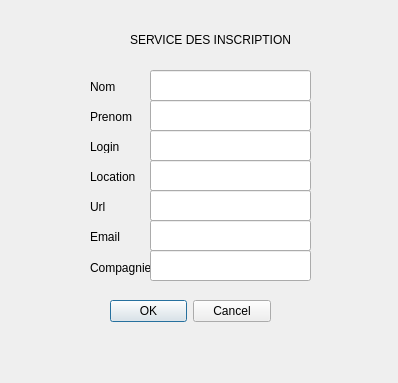
<?xml version="1.0" encoding="UTF-8"?>
<ui version="4.0">
 <class>InscriptionWindow</class>
 <widget class="QDialog" name="InscriptionWindow">
  <property name="geometry">
   <rect>
    <x>0</x>
    <y>0</y>
    <width>398</width>
    <height>383</height>
   </rect>
  </property>
  <property name="windowTitle">
   <string>Dialog</string>
  </property>
  <widget class="QLabel" name="label_5">
   <property name="geometry">
    <rect>
     <x>90</x>
     <y>170</y>
     <width>46</width>
     <height>13</height>
    </rect>
   </property>
   <property name="text">
    <string>Location</string>
   </property>
   <property name="buddy">
    <cstring>editLocation</cstring>
   </property>
  </widget>
  <widget class="QDialogButtonBox" name="dialog">
   <property name="geometry">
    <rect>
     <x>110</x>
     <y>300</y>
     <width>161</width>
     <height>23</height>
    </rect>
   </property>
   <property name="standardButtons">
    <set>QDialogButtonBox::Cancel|QDialogButtonBox::Ok</set>
   </property>
  </widget>
  <widget class="QLineEdit" name="editLocation">
   <property name="geometry">
    <rect>
     <x>150</x>
     <y>160</y>
     <width>161</width>
     <height>31</height>
    </rect>
   </property>
  </widget>
  <widget class="QLineEdit" name="editMail">
   <property name="geometry">
    <rect>
     <x>150</x>
     <y>220</y>
     <width>161</width>
     <height>31</height>
    </rect>
   </property>
  </widget>
  <widget class="QLabel" name="label_3">
   <property name="geometry">
    <rect>
     <x>90</x>
     <y>110</y>
     <width>46</width>
     <height>13</height>
    </rect>
   </property>
   <property name="text">
    <string>Prenom</string>
   </property>
   <property name="buddy">
    <cstring>editFirstName</cstring>
   </property>
  </widget>
  <widget class="QLabel" name="label_4">
   <property name="geometry">
    <rect>
     <x>90</x>
     <y>140</y>
     <width>46</width>
     <height>13</height>
    </rect>
   </property>
   <property name="text">
    <string>Login</string>
   </property>
   <property name="buddy">
    <cstring>editLogin</cstring>
   </property>
  </widget>
  <widget class="QLineEdit" name="editUrl">
   <property name="geometry">
    <rect>
     <x>150</x>
     <y>190</y>
     <width>161</width>
     <height>31</height>
    </rect>
   </property>
  </widget>
  <widget class="QLineEdit" name="editFirstName">
   <property name="geometry">
    <rect>
     <x>150</x>
     <y>100</y>
     <width>161</width>
     <height>31</height>
    </rect>
   </property>
  </widget>
  <widget class="QLabel" name="label_7">
   <property name="geometry">
    <rect>
     <x>90</x>
     <y>200</y>
     <width>46</width>
     <height>13</height>
    </rect>
   </property>
   <property name="text">
    <string>Url</string>
   </property>
   <property name="buddy">
    <cstring>editUrl</cstring>
   </property>
  </widget>
  <widget class="QLabel" name="label_6">
   <property name="geometry">
    <rect>
     <x>90</x>
     <y>230</y>
     <width>46</width>
     <height>13</height>
    </rect>
   </property>
   <property name="text">
    <string>Email</string>
   </property>
   <property name="buddy">
    <cstring>editMail</cstring>
   </property>
  </widget>
  <widget class="QLineEdit" name="editLogin">
   <property name="geometry">
    <rect>
     <x>150</x>
     <y>130</y>
     <width>161</width>
     <height>31</height>
    </rect>
   </property>
  </widget>
  <widget class="QLineEdit" name="editName">
   <property name="geometry">
    <rect>
     <x>150</x>
     <y>70</y>
     <width>161</width>
     <height>31</height>
    </rect>
   </property>
  </widget>
  <widget class="QLabel" name="label">
   <property name="geometry">
    <rect>
     <x>130</x>
     <y>30</y>
     <width>161</width>
     <height>20</height>
    </rect>
   </property>
   <property name="text">
    <string>SERVICE DES INSCRIPTIONS</string>
   </property>
  </widget>
  <widget class="QLabel" name="label_2">
   <property name="geometry">
    <rect>
     <x>90</x>
     <y>80</y>
     <width>46</width>
     <height>13</height>
    </rect>
   </property>
   <property name="text">
    <string>Nom</string>
   </property>
   <property name="buddy">
    <cstring>editCompany</cstring>
   </property>
  </widget>
  <widget class="QLabel" name="label_8">
   <property name="geometry">
    <rect>
     <x>90</x>
     <y>260</y>
     <width>61</width>
     <height>16</height>
    </rect>
   </property>
   <property name="text">
    <string>Compagnie</string>
   </property>
   <property name="buddy">
    <cstring>editName</cstring>
   </property>
  </widget>
  <widget class="QLineEdit" name="editCompany">
   <property name="geometry">
    <rect>
     <x>150</x>
     <y>250</y>
     <width>161</width>
     <height>31</height>
    </rect>
   </property>
  </widget>
 </widget>
 <tabstops>
  <tabstop>editCompany</tabstop>
  <tabstop>editFirstName</tabstop>
  <tabstop>editLogin</tabstop>
  <tabstop>editLocation</tabstop>
  <tabstop>editUrl</tabstop>
  <tabstop>editMail</tabstop>
  <tabstop>editName</tabstop>
 </tabstops>
 <resources/>
 <connections/>
</ui>
